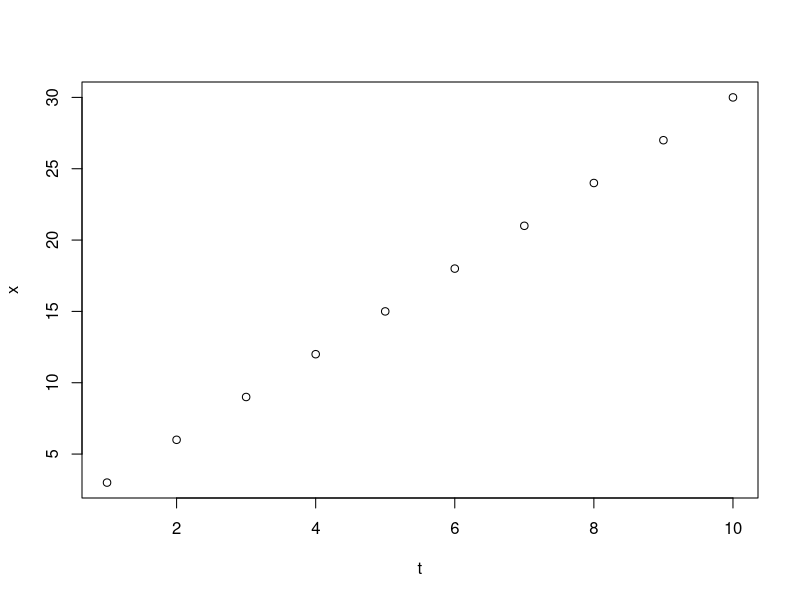
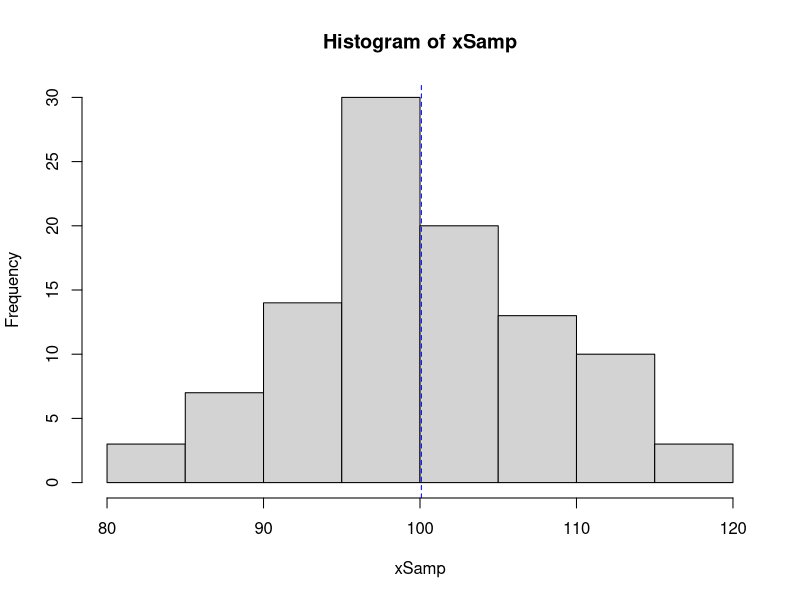
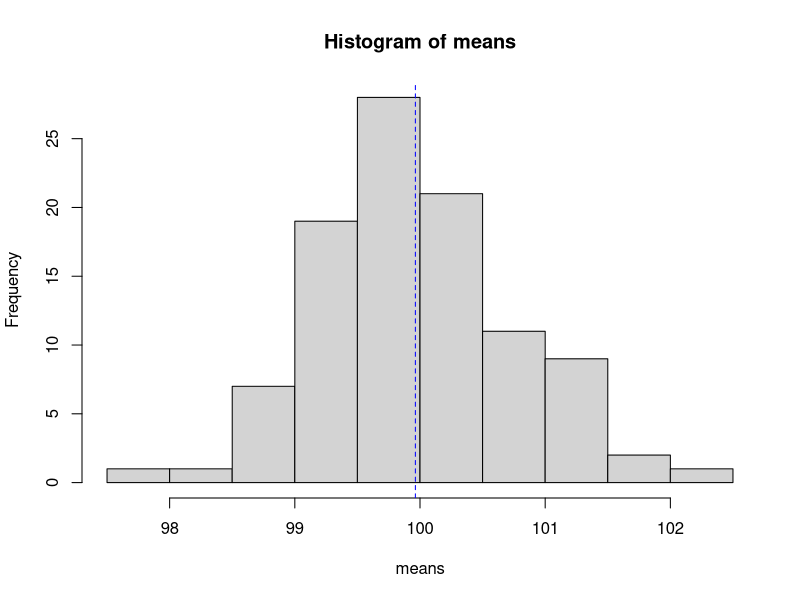

Source code (R) for these figures, in order: (Note: this script raises an error after producing the figures.)
# Tutorial 1 - Learning about loops, graphics and a little exercise on SEM

set.seed(1)

# Define a vector x (a one dimensional array that has 10 elemens)

x <- array(0,10)

# An alternative to doing this is as follows:

x <- rep(0,10)

t <- seq(1,10)

# Use a for loop to change the value of x. Here i is the "index" and it takes values from 1 to 10
for (i in 1:10) {
x[i] <- i*3 
}

## You can do this more computationally efficiently, as follows (for loops in R are slow):
x[1:10] <- seq(3,30,by=3)

sampMeans <- rep(0,100)
sampMeans[1:100] <- sapply( 1:100, function(x) mean(rnorm(100,mean=100,sd=10)) ) # If you need something to actually vary in your function, put the x where the varying needs to happen (for example, if you wanted some different means, you could write mean=x)

plot(t, x)

# We can generate 100 samples from a normal distribution with mean 100 and standard deviation 10

xSamp <- rnorm(100,mean=100, sd=10)
meanSamp <- mean(xSamp)


# Exercise 1. Check the values of xSamp, draw a histogram (hist function), show the mean on the histogram as a dashed vertical line (abline)
summary(xSamp)

hist(xSamp)
abline(v=mean(xSamp), col="blue", lty=2)


# Exercise 2. Write a loop to generate 100 samples from the same normal distribution (each of 100 data points) and save the sample mean in an array

means = 1:100

for (i in 1:100){
  means[i] = mean(rnorm(100, mean=100, sd=10))
}

	
# Exercise 3. On a new window (dev.new()). Display the distribution of sample mean in a histogram and show the mean of means as a vertical dashed line. Compare to the histogram of samples. 
dev.new()
hist(means)
abline(v=mean(means), col="blue", lty=2)


# Exercise 4. Calculate the standard deviation (sd) of this DOSM. Does the number agree with the theoretical value?
sd(means)


# Exercise 5. Use the arrows command to draw an arrow showing the sem.
sem = sd(means)/sqrt(length(means))
arrows (x0=,y0=, x1=,y1=) #x0/y0 and x1/y1


# Exercise 6.  Using a new "for loop" calculate the sample mean for samples of 10,20,50,100,200,500,1000 sample size.
samples = c(10,20,50,100,200,500,1000)
loops = 1:length(samples)
new_means = vector('numeric', length(samples))
  
for (i in loops) {
  new_means[i] = mean(rnorm(samples[i],mean=100,sd=10))
}

#QUESTION - why does this not give the same results when repeated?


# Exercise 7. Now try doing this using the sapply syntax above. It's okay to rotely copy it at this point. Slowly learning to extend this construct to various settings will help make your use of R much less frustrating (if initially harder to read).
sampMeans <- rep(0,length(samples))
sampMeans[1:length(samples)] <- sapply( samples, function(x) mean(rnorm(x,mean=100,sd=10)) )


# Exercise 8. On a new plot, plot you sample mean as a function of sample size.
# Add three curves to your plot that correspond to the theoretical mean (solid line) and the range of 95% confidence for the sample mean (two dotted lines)

dev.new()
plot(samples, sampMeans)
abline(h=100, col="blue", lty=3)


